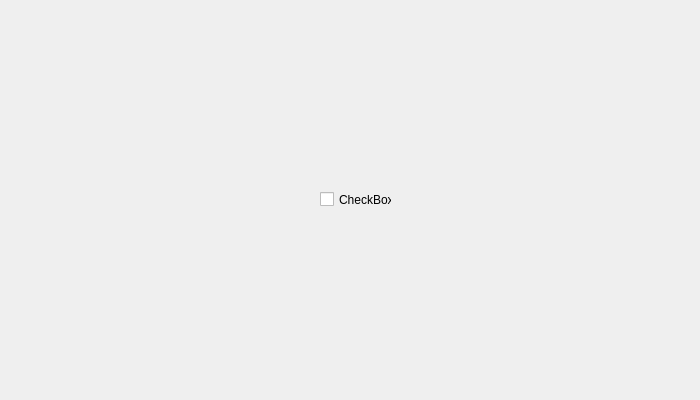
<?xml version="1.0" encoding="UTF-8"?>
<ui version="4.0">
 <class>mainWindow</class>
 <widget class="QDialog" name="mainWindow">
  <property name="geometry">
   <rect>
    <x>0</x>
    <y>0</y>
    <width>700</width>
    <height>400</height>
   </rect>
  </property>
  <property name="windowTitle">
   <string>Dialog</string>
  </property>
  <property name="autoFillBackground">
   <bool>true</bool>
  </property>
  <widget class="QCheckBox" name="checkBox">
   <property name="geometry">
    <rect>
     <x>320</x>
     <y>190</y>
     <width>72</width>
     <height>19</height>
    </rect>
   </property>
   <property name="text">
    <string>CheckBox</string>
   </property>
  </widget>
 </widget>
 <resources/>
 <connections/>
</ui>
